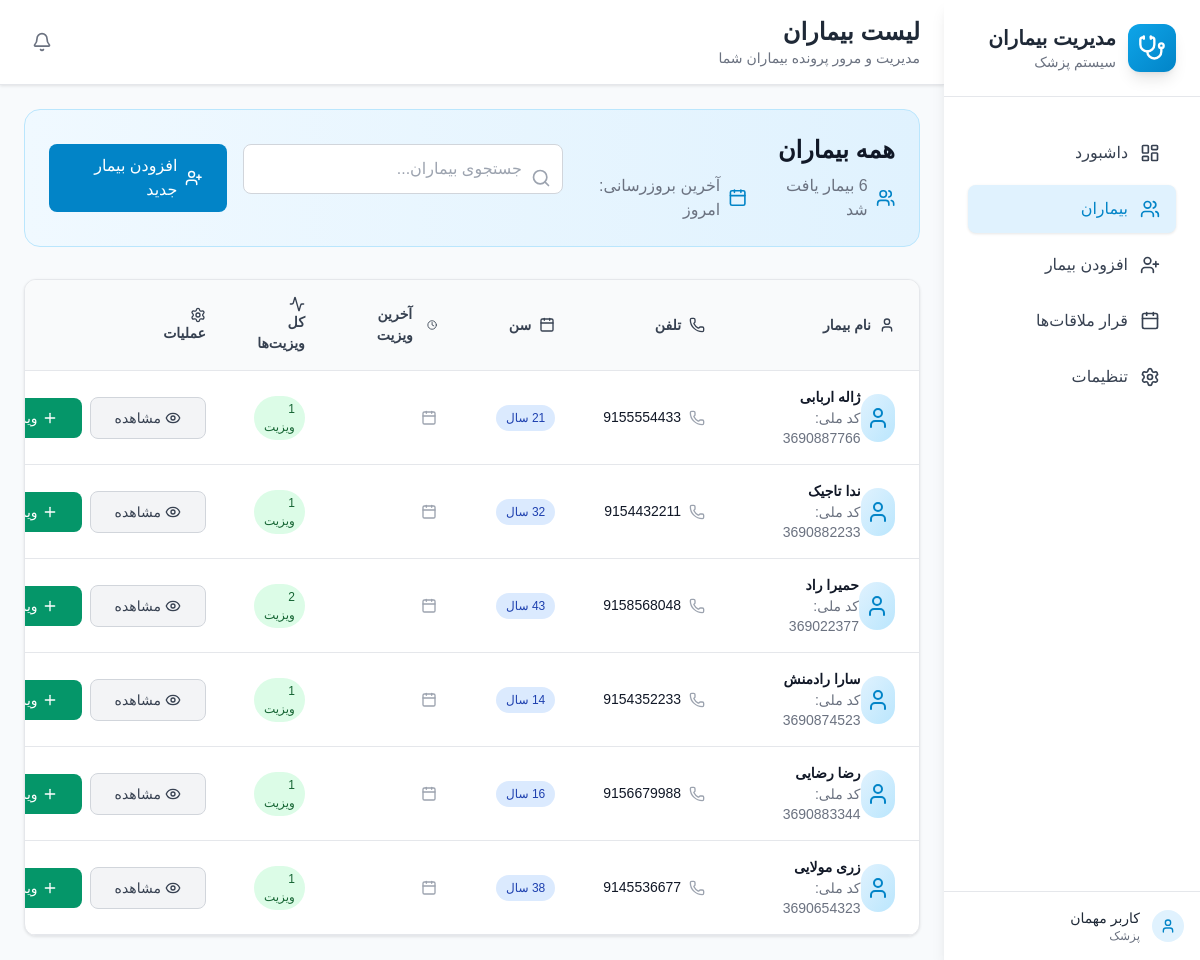
The app's page /patients/ with its own data.
### patients/models.py (models this page shows, shortened)
class Patient(models.Model):
    GENDER_CHOICES = [
        ('M', 'مرد'),
        ('F', 'زن'),
        ('O', 'سایر'),
    ]
    first_name = models.CharField(max_length=100)
    last_name = models.CharField(max_length=100)
    national_id = models.CharField(
        max_length=20,
        unique=True,
        validators=[RegexValidator(
            regex=r'^\d+$',
            message='کد ملی باید فقط شامل اعداد باشد'
        )]
    )
    birth_date = models.CharField(max_length=10, help_text="تاریخ تولد به صورت شمسی (YYYY/MM/DD)")
    gender = models.CharField(max_length=1, choices=GENDER_CHOICES)
    phone = models.CharField(
        max_length=15,
        validators=[RegexValidator(
            regex=r'^\+?1?\d{9,15}$',
            message='شماره تلفن باید در فرمت صحیح وارد شود. حداکثر 15 رقم مجاز است.'
        )]
    )
    address = models.TextField()
    created_at = models.DateTimeField(auto_now_add=True)
    updated_at = models.DateTimeField(auto_now=True)
    class Meta:
        ordering = ['last_name', 'first_name']
    @property
    def full_name(self):
        return f"{self.first_name} {self.last_name}"
    @property
    def age(self):
        if not self.birth_date:
            return None
        try:
            parts = self.birth_date.split('/')
            if len(parts) != 3:
                return None
            jalali_year = int(parts[0])
            current_jalali_year = 1403  # Current Jalali year
            return current_jalali_year - jalali_year
        except (ValueError, IndexError):
            return None

### patients/views.py (the view, shortened to what this page needs)
# urls.py: path('patients/', views.patients_list, name='patients'),
def patients_list(request):
    patients = Patient.objects.prefetch_related('visits').order_by('last_name', 'first_name')
    search_query = request.GET.get('search', '')
    context = {
        'patients': patients,
        'search_query': search_query,
    }
    return render(request, 'patients.html', context)

### patients/context_processors.py (called while the page is built, shortened)
def notifications_context(request):
    if request.user.is_authenticated:
        unread_notifications_count = Notification.objects.filter(is_read=False).count()
    else:
        unread_notifications_count = 0
    return {'unread_notifications_count': unread_notifications_count}

def settings_context(request):
    return {
        'current_language': 'fa',
        'notifications_enabled': True,
        'current_theme': 'light',
    }

### patients/templatetags/jalali.py (called while the page is built, shortened)
def _to_datetime(value):
    if isinstance(value, datetime):
        return value
    if isinstance(value, date):
        return datetime(value.year, value.month, value.day)
    return None

@register.filter(name="jalali")
def jalali(value, fmt: str = "%Y/%m/%d"):
    if value in (None, ""):
        return ""
    dt = _to_datetime(value)
    if not dt:
        return value
    if jdatetime is None:
        return dt.strftime(fmt)
    jdt = jdatetime.datetime.fromgregorian(datetime=dt)
    return jdt.strftime(fmt)

### templates/patients.html (shortened to what this page needs)
{% extends 'base.html' %}
{% load static %}
{% load jalali %}
{% block page_title %}لیست بیماران{% endblock %}
{% block page_subtitle %}مدیریت و مرور پرونده بیماران شما{% endblock %}
{% block content %}
<div class="space-y-8">
    <div class="bg-gradient-to-r from-medical-50 to-medical-100 rounded-2xl p-6 border border-medical-200">
        <div class="flex flex-col lg:flex-row lg:items-center lg:justify-between">
            <div class="mb-6 lg:mb-0">
                <h2 class="text-2xl font-bold text-gray-900 mb-2">همه بیماران</h2>
                <div class="flex items-center space-x-4 space-x-reverse">
                    <div class="flex items-center text-gray-600">
                        <i data-lucide="users" class="w-5 h-5 ml-2 text-medical-600"></i>
                        <span>{{ patients|length }} بیمار یافت شد</span>
                    </div>
                    <div class="flex items-center text-gray-600">
                        <i data-lucide="calendar" class="w-5 h-5 ml-2 text-medical-600"></i>
                        <span>آخرین بروزرسانی: امروز</span>
                    </div>
                </div>
            </div>
            <div class="flex flex-col sm:flex-row gap-4">
                <div class="relative">
                    <div class="absolute inset-y-0 right-0 pr-3 flex items-center pointer-events-none">
                    </div>
                    <input type="text" id="searchInput" placeholder="جستجوی بیماران..."
                           class="form-input pr-10 w-full sm:w-80 bg-white border-gray-300 focus:border-medical-500 focus:ring-medical-500"
                           onkeyup="filterPatients()">
                </div>
                <a href="{% url 'add_patient' %}" class="btn-primary inline-flex items-center justify-center">
                    <i data-lucide="user-plus" class="w-5 h-5 ml-2"></i>
                    افزودن بیمار جدید
                </a>
            </div>
        </div>
    </div>
    <div class="table-container">
        {% if patients %}
            <div class="overflow-x-auto">
                <table class="min-w-full" id="patientsTable">
                    <thead class="table-header">
                        <tr>
                            <th class="table-cell font-semibold text-gray-700">
                                <button onclick="sortTable(0)" class="flex items-center hover:text-medical-600 transition-colors">
                                    <i data-lucide="user" class="w-4 h-4 ml-2"></i>
                                    نام بیمار
                                    <i data-lucide="chevron-up-down" class="w-4 h-4 mr-2"></i>
                                </button>
                            </th>
                            <th class="table-cell font-semibold text-gray-700">
                                <button onclick="sortTable(1)" class="flex items-center hover:text-medical-600 transition-colors">
                                    <i data-lucide="phone" class="w-4 h-4 ml-2"></i>
                                    تلفن
                                    <i data-lucide="chevron-up-down" class="w-4 h-4 mr-2"></i>
                                </button>
                            </th>
                            <th class="table-cell font-semibold text-gray-700">
                                <button onclick="sortTable(2)" class="flex items-center hover:text-medical-600 transition-colors">
                                    <i data-lucide="calendar" class="w-4 h-4 ml-2"></i>
                                    سن
                                    <i data-lucide="chevron-up-down" class="w-4 h-4 mr-2"></i>
                                </button>
                            </th>
                            <th class="table-cell font-semibold text-gray-700">
                                <button onclick="sortTable(3)" class="flex items-center hover:text-medical-600 transition-colors">
                                    <i data-lucide="clock" class="w-4 h-4 ml-2"></i>
                                    آخرین ویزیت
                                    <i data-lucide="chevron-up-down" class="w-4 h-4 mr-2"></i>
                                </button>
                            </th>
                            <th class="table-cell font-semibold text-gray-700">
                                <i data-lucide="activity" class="w-4 h-4 ml-2"></i>
                                کل ویزیت‌ها
                            </th>
                            <th class="table-cell font-semibold text-gray-700">
                                <i data-lucide="settings" class="w-4 h-4 ml-2"></i>
                                عملیات
                            </th>
                        </tr>
                    </thead>
                    <tbody>
                        {% for patient in patients %}
                        <tr class="table-row patient-row">
                            <td class="table-cell">
                                <div class="flex items-center">
                                    <div class="w-12 h-12 bg-gradient-to-br from-medical-100 to-medical-200 rounded-full flex items-center justify-center">
                                        <i data-lucide="user" class="w-6 h-6 text-medical-600"></i>
                                    </div>
                                    <div class="ml-4">
                                        <div class="font-semibold text-gray-900 patient-name">
                                            {{ patient.full_name }}
                                        </div>
                                        <div class="text-sm text-gray-500">
                                            کد ملی: {{ patient.national_id }}
                                        </div>
                                    </div>
                                </div>
                            </td>
                            <td class="table-cell">
                                <div class="flex items-center text-gray-900 patient-phone">
                                    <i data-lucide="phone" class="w-4 h-4 ml-2 text-gray-400"></i>
                                    {{ patient.phone }}
                                </div>
                            </td>
                            <td class="table-cell">
                                <span class="badge badge-info patient-age">{{ patient.age }} سال</span>
                            </td>
                            <td class="table-cell patient-last-visit">
                                {% if patient.visits.first %}
                                    <div class="flex items-center text-gray-900">
                                        <i data-lucide="calendar" class="w-4 h-4 ml-2 text-gray-400"></i>
                                    </div>
                                {% else %}
                                    <span class="badge badge-warning">هنوز ویزیتی نداشته</span>
                                {% endif %}
                            </td>
                            <td class="table-cell">
                                <span class="badge badge-success">
                                    {{ patient.visits.count }} ویزیت
                                </span>
                            </td>
                            <td class="table-cell">
                                <div class="flex items-center space-x-2 space-x-reverse">
                                    <a href="{% url 'patient_detail' patient.id %}"
                                       class="btn-secondary text-sm">
                                        <i data-lucide="eye" class="w-4 h-4 ml-1"></i>
                                        مشاهده
                                    </a>
                                    <a href="{% url 'add_visit' patient.id %}"
                                       class="btn-success text-sm">
                                        <i data-lucide="plus" class="w-4 h-4 ml-1"></i>
                                        ویزیت
                                    </a>
                                </div>
                            </td>
                        </tr>
                        {% endfor %}
                    </tbody>
                </table>
            </div>
        {% endif %}
    </div>
</div>
{% endblock %}

### static/css/style.css (style rules this page uses)
.btn-primary { background-color: #0284c7; color: white; font-weight: 500; padding: 10px 24px; border-radius: 8px; border: none; transition: all 0.2s; text-decoration: none; display: inline-flex; align-items: center; justify-content: center; }
.btn-secondary { background-color: #f3f4f6; color: #374151; font-weight: 500; padding: 10px 24px; border-radius: 8px; border: 1px solid #d1d5db; transition: all 0.2s; text-decoration: none; display: inline-flex; align-items: center; justify-content: center; }
.btn-success { background-color: #059669; color: white; font-weight: 500; padding: 10px 24px; border-radius: 8px; border: none; transition: all 0.2s; text-decoration: none; display: inline-flex; align-items: center; justify-content: center; }
.form-input { width: 100%; padding: 12px 16px; border: 1px solid #d1d5db; border-radius: 8px; background: white; transition: all 0.2s; direction: rtl; text-align: right; }
.table-container { background: white; border-radius: 12px; box-shadow: 0 1px 3px rgba(0, 0, 0, 0.1); border: 1px solid #e5e7eb; overflow: hidden; }
.table-header { background-color: #f9fafb; padding: 16px 24px; border-bottom: 1px solid #e5e7eb; }
.table-row { border-bottom: 1px solid #e5e7eb; transition: background-color 0.15s; }
.table-cell { padding: 16px 24px; font-size: 14px; color: #111827; }
.badge { display: inline-flex; align-items: center; padding: 4px 10px; border-radius: 9999px; font-size: 12px; font-weight: 500; }
.badge-success { background-color: #dcfce7; color: #166534; }
.badge-info { background-color: #dbeafe; color: #1e40af; }
body { font-family: 'Vazir', 'Tahoma', sans-serif; direction: rtl; margin: 0; padding: 0; }
th, td { text-align: right; }

### templates/base.html (style rules this page uses)
:root { --bg-primary: #ffffff; --bg-secondary: #f8fafc; --text-primary: #111827; --text-secondary: #6b7280; --border-color: #e5e7eb; --shadow: 0 1px 3px rgba(0,0,0,0.1); }
body { background-color: var(--bg-secondary) !important; color: var(--text-primary) !important; }
.bg-gray-50 { background-color: var(--bg-secondary) !important; }
.bg-white { background-color: var(--bg-primary) !important; }
.text-gray-900 { color: var(--text-primary) !important; }
.text-gray-600 { color: var(--text-secondary) !important; }
* { transition: background-color 0.3s ease, color 0.3s ease, border-color 0.3s ease; }

### records on screen
Patient: full_name "ژاله اربابی", national_id "3690887766", phone "9155554433", visits.count "1"
Patient: full_name "ندا تاجیک", national_id "3690882233", phone "9154432211", visits.count "1"
Patient: full_name "حمیرا راد", national_id "369022377", phone "9158568048", visits.count "2"
Patient: full_name "سارا رادمنش", national_id "3690874523", phone "9154352233", visits.count "1"
Patient: full_name "رضا رضایی", national_id "3690883344", phone "9156679988", visits.count "1"
Patient: full_name "زری مولایی", national_id "3690654323", phone "9145536677", visits.count "1"
